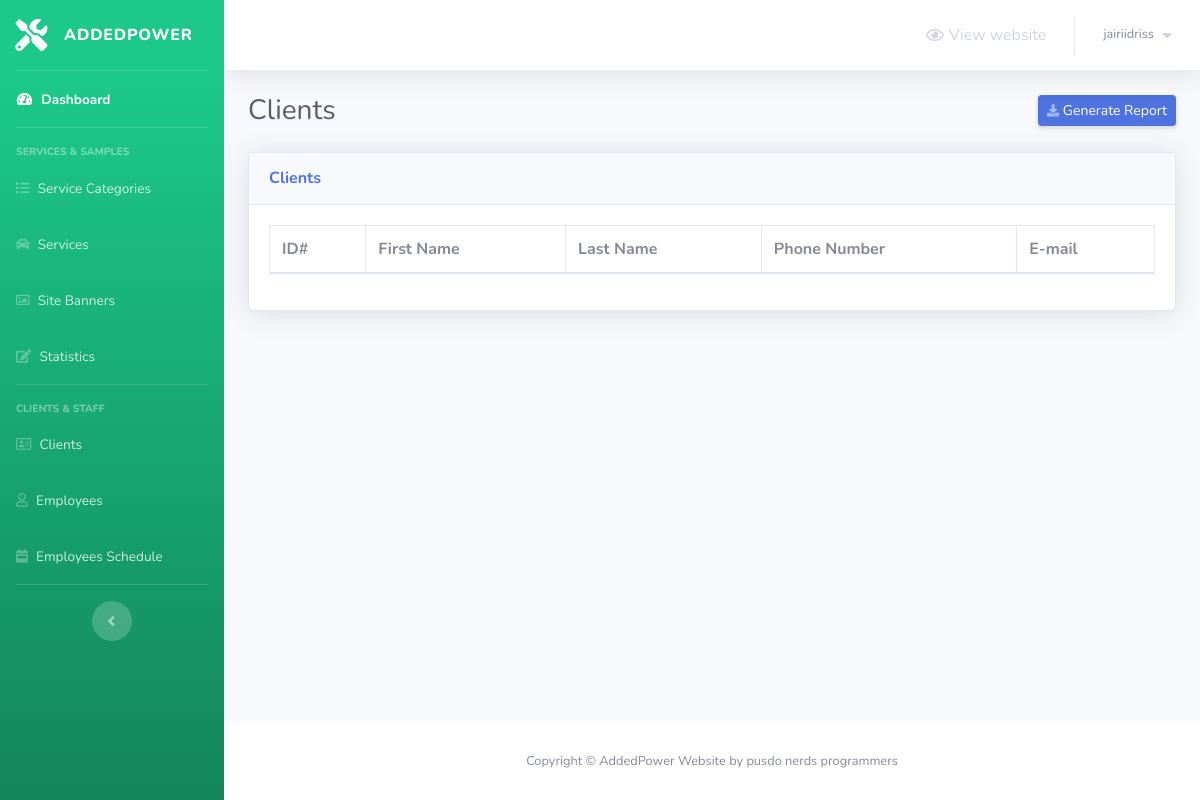
/admin/clients.php (signed in), run on an earlier commit of the app's database.
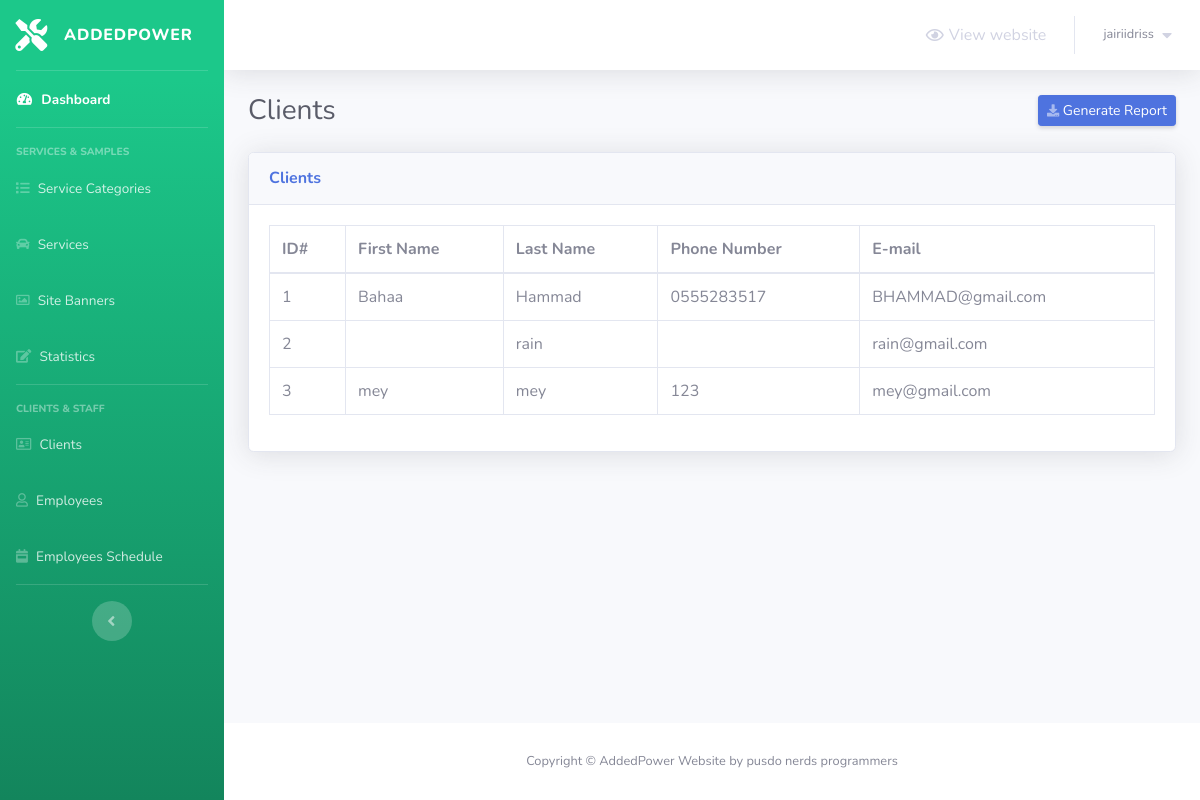
And on a later commit of the database.
### tables this page shows
CREATE TABLE `clients` (
  `client_id` int(5) NOT NULL,
  `first_name` varchar(30) NOT NULL,
  `last_name` varchar(30) NOT NULL,
  `phone_number` varchar(30) NOT NULL,
  `client_email` varchar(50) NOT NULL
);

### admin/clients.php (the view, shortened to what this page needs)
<?php
    include 'connect.php';
    include 'Includes/templates/header.php';
    if(isset($_SESSION['adminUsername']) && isset($_SESSION['adminPwd']))
    {
?>
        <div class="container-fluid">
            <div class="d-sm-flex align-items-center justify-content-between mb-4">
                <h1 class="h3 mb-0 text-gray-800">Clients</h1>
                <a href="#" class="d-none d-sm-inline-block btn btn-sm btn-primary shadow-sm">
                    <i class="fas fa-download fa-sm text-white-50"></i>
                    Generate Report
                </a>
            </div>
            <?php
                $stmt = $con->prepare("SELECT * FROM clients");
                $stmt->execute();
                $rows_clients = $stmt->fetchAll();
            ?>
            <div class="card shadow mb-4">
                <div class="card-header py-3">
                    <h6 class="m-0 font-weight-bold text-primary">Clients</h6>
                </div>
                <div class="card-body">
                    <div class="table-responsive">
                        <table class="table table-bordered">
                            <thead>
                                <tr>
                                    <th scope="col">ID#</th>
                                    <th scope="col">First Name</th>
                                    <th scope="col">Last Name</th>
                                    <th scope="col">Phone Number</th>
                                    <th scope="col">E-mail</th>
                                </tr>
                            </thead>
                            <tbody>
                                <?php
                                    foreach($rows_clients as $client)
                                    {
                                        echo "<tr>";
                                            echo "<td>";
                                                echo $client['client_id'];
                                            echo "</td>";
                                            echo "<td>";
                                                echo $client['first_name'];
                                            echo "</td>";
                                            echo "<td>";
                                                echo $client['last_name'];
                                            echo "</td>";
                                            echo "<td>";
                                                echo $client['phone_number'];
                                            echo "</td>";
                                            echo "<td>";
                                                echo $client['client_email'];
                                            echo "</td>";
                                        echo "</tr>";
                                    }
                                ?>
                            </tbody>
                        </table>
                    </div>
                </div>
            </div>
        </div>
<?php
        include 'Includes/templates/footer.php';
    }
    else
    {
        header('Location: login.php');
        exit();
    }
?>

What changed in the data, as far as the page shows it:
added clients: client_id "1", first_name "Bahaa", last_name "Hammad", phone_number "0555283517", client_email "BHAMMAD@gmail.com"
added clients: client_id "2", last_name "rain", client_email "rain@gmail.com"
added clients: client_id "3", first_name "mey", last_name "mey", phone_number "123", client_email "mey@gmail.com"
